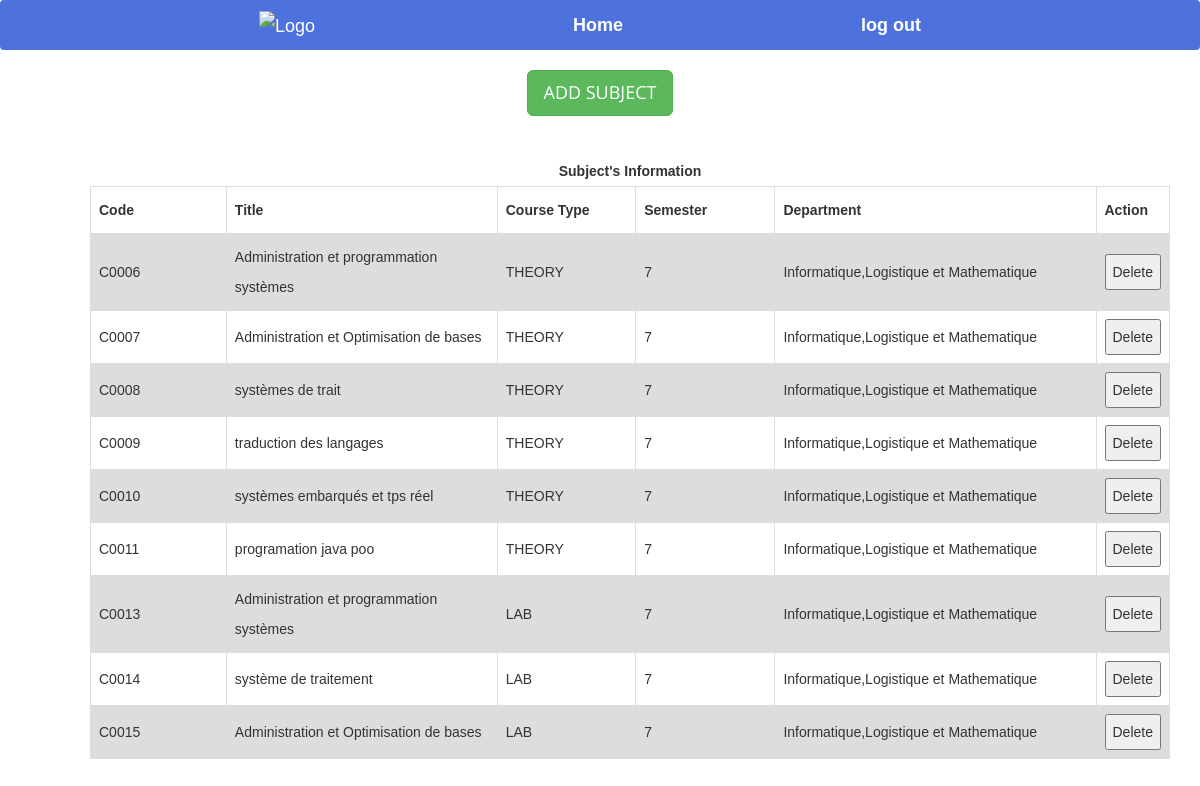
The app's page /addsubjects.php with its own data.
### tables this page shows
CREATE TABLE `module` (
  `id_module` varchar(10) NOT NULL,
  `nom_module` varchar(50) NOT NULL,
  `tp_cours` varchar(15) NOT NULL,
  `semester` int(1) NOT NULL,
  `department` varchar(50) NOT NULL,
  `estreserver` int(1) NOT NULL,
  `prof1` text NOT NULL,
  `prof2` text NOT NULL,
  `prof3` text NOT NULL
);

### addsubjects.php (the view, shortened to what this page needs)
<!DOCTYPE html>
<html xmlns="http://www.w3.org/1999/xhtml">
<head>
    <link href="assets/css/bootstrap.css" rel="stylesheet"/>
    <link href="assets/css/font-awesome.min.css" rel="stylesheet"/>
    <link href="assets/css/flexslider.css" rel="stylesheet"/>
    <link href="assets/css/style.css" rel="stylesheet"/>
</head>
<body>
<div class="navbar">
      <a href="db.php">
        <img src="photo\cropped-ensak-logo.png" alt="Logo">
        <strong><a href="db.php">Home</a></strong>
      </a>
      <div class="s">
      <strong><a href="index.php">log out</a></strong>
    </div>
    </div>
<div align="center" style="margin-top: 20px">
    <button id="subjectmanual" class="btn btn-success btn-lg">ADD SUBJECT</button>
</div>
<div>
    <br>
    <table id=subjectstable style="margin-left: 90px">
        <caption><strong> Subject's Information</strong></caption>
        <tr>
            <th width="150">Code</th>
            <th width=300>Title</th>
            <th width=150>Course Type</th>
            <th width="150">Semester</th>
            <th width="350">Department</th>
            <th width="40">Action</th>
        </tr>
        <?php
        $q = mysqli_query(mysqli_connect("localhost", "root", "", "ttms"),
            "SELECT * FROM module ORDER BY id_module ASC ");
        while ($row = mysqli_fetch_assoc($q)) {
            echo "<tr><td>{$row['id_module']}</td>
                    <td>{$row['nom_module']}</td>
                    <td>{$row['tp_cours']}</td>
                    <td>{$row['semester']}</td>
                     <td>{$row['department']}</td>
                     <td><button>Delete</button></td>
                    </tr>\n";
        }
        ?>
    </table>
</div>
</body>
</html>

### addsubjects.php (style rules this page uses)
.navbar { overflow: hidden; background-color: #4d72dd; font-family: Arial; display: flex; justify-content: space-between; align-items: center; padding: 0 40px; }
.navbar a { color: white; text-decoration: none; margin-right: 20px; font-size: 18px; transition: all 0.2s ease; }
.navbar img { height: 50px; margin-right: 20px; }
table { margin-top: 10px; font-family: arial, sans-serif; border-collapse: collapse; margin-left: 50px; width: 90%; }
td, th { border: 1px solid #dddddd; text-align: left; padding: 8px; }
tr:nth-child(even) { background-color: #dddddd; }

### records on screen
module: id_module "C0006", nom_module "Administration et programmation systèmes", tp_cours "THEORY", semester "7", department "Informatique,Logistique et Mathematique"
module: id_module "C0007", nom_module "Administration et Optimisation de bases", tp_cours "THEORY", semester "7", department "Informatique,Logistique et Mathematique"
module: id_module "C0008", nom_module "systèmes de trait", tp_cours "THEORY", semester "7", department "Informatique,Logistique et Mathematique"
module: id_module "C0009", nom_module "traduction des langages", tp_cours "THEORY", semester "7", department "Informatique,Logistique et Mathematique"
module: id_module "C0010", nom_module "systèmes embarqués et tps réel", tp_cours "THEORY", semester "7", department "Informatique,Logistique et Mathematique"
module: id_module "C0011", nom_module "programation java poo", tp_cours "THEORY", semester "7", department "Informatique,Logistique et Mathematique"
module: id_module "C0013", nom_module "Administration et programmation systèmes", tp_cours "LAB", semester "7", department "Informatique,Logistique et Mathematique"
module: id_module "C0014", nom_module "système de traitement", tp_cours "LAB", semester "7", department "Informatique,Logistique et Mathematique"
module: id_module "C0015", nom_module "Administration et Optimisation de bases", tp_cours "LAB", semester "7", department "Informatique,Logistique et Mathematique"
